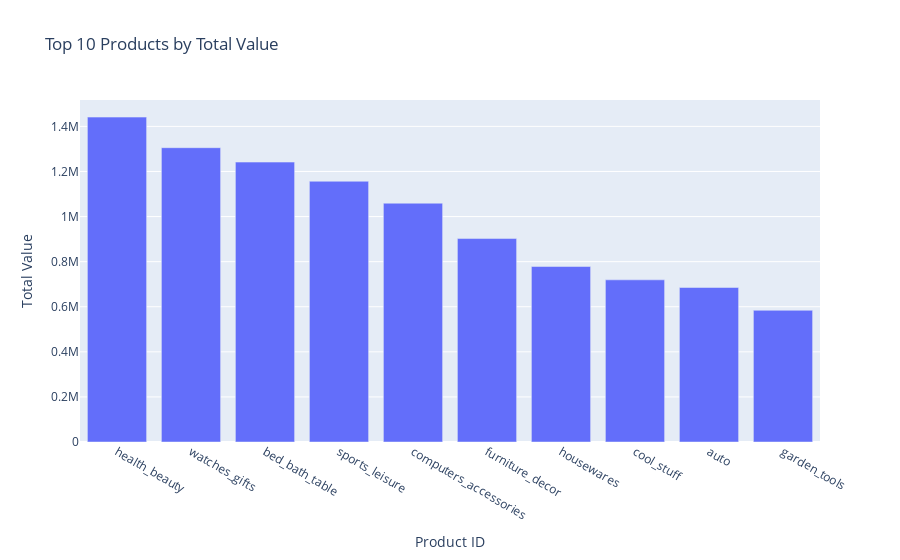
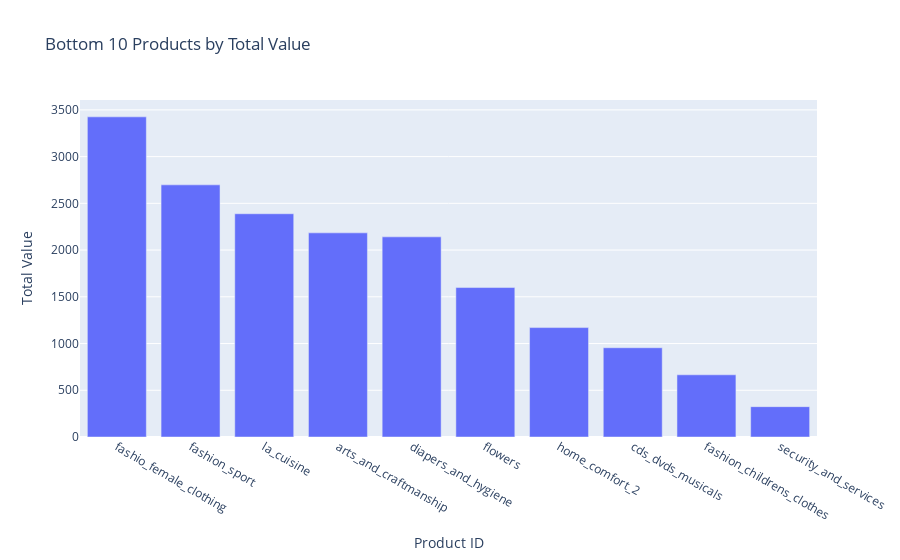

The notebook cell saved with these charts, in order:
### Markdown cell above
#### 1.2 Top 10 and bottom 10 product

### Code cell
# Group by product_id and sum the total_value
product_totals = df.groupby('product_category_name_english')['total_value'].sum().reset_index()

# Sort the DataFrame by total_value in descending order and get the top 10 products
top_10_products = product_totals.sort_values('total_value', ascending=False).head(10)

bottom_10_products = product_totals.sort_values('total_value', ascending=False).tail(10)

# Create the top 10 products chart
top_10_fig = go.Figure(data=[go.Bar(
    x=top_10_products['product_category_name_english'],
    y=top_10_products['total_value']
)])
top_10_fig.update_layout(
    title='Top 10 Products by Total Value',
    xaxis_title='Product ID',
    yaxis_title='Total Value'
)

# Create the bottom 10 products chart
bottom_10_fig = go.Figure(data=[go.Bar(
    x=bottom_10_products['product_category_name_english'],
    y=bottom_10_products['total_value']
)])
bottom_10_fig.update_layout(
    title='Bottom 10 Products by Total Value',
    xaxis_title='Product ID',
    yaxis_title='Total Value'
)

# Display the charts
top_10_fig.show()
bottom_10_fig.show()

### Figure 1 — Plotly figure (JSON) as saved in the notebook; plotly's stock layout.template omitted (floating-point values rounded to 4 significant figures)
{"data": [{"type": "bar", "x": ["health_beauty", "watches_gifts", "bed_bath_table", "sports_leisure", "computers_accessories", "furniture_decor", "housewares", "cool_stuff", "auto", "garden_tools"], "y": [1441000.0, 1306000.0, 1242000.0, 1157000.0, 1059000.0, 902500.0, 778400.0, 719300.0, 685400.0, 584200.0]}], "layout": {"autosize": true, "title": {"text": "Top 10 Products by Total Value"}, "xaxis": {"autorange": true, "range": [-0.5, 9.5], "title": {"text": "Product ID"}, "type": "category"}, "yaxis": {"autorange": true, "range": [0, 1517000.0], "title": {"text": "Total Value"}, "type": "linear"}}}

### Figure 2 — Plotly figure (JSON) as saved in the notebook; plotly's stock layout.template omitted (floating-point values rounded to 4 significant figures)
{"data": [{"type": "bar", "x": ["fashio_female_clothing", "fashion_sport", "la_cuisine", "arts_and_craftmanship", "diapers_and_hygiene", "flowers", "home_comfort_2", "cds_dvds_musicals", "fashion_childrens_clothes", "security_and_services"], "y": [3425.0, 2698.0, 2389.0, 2184.0, 2141.0, 1599.0, 1171.0, 955.0, 665.4, 324.5]}], "layout": {"autosize": true, "title": {"text": "Bottom 10 Products by Total Value"}, "xaxis": {"autorange": true, "range": [-0.5, 9.5], "title": {"text": "Product ID"}, "type": "category"}, "yaxis": {"autorange": true, "range": [0, 3606.0], "title": {"text": "Total Value"}, "type": "linear"}}}
